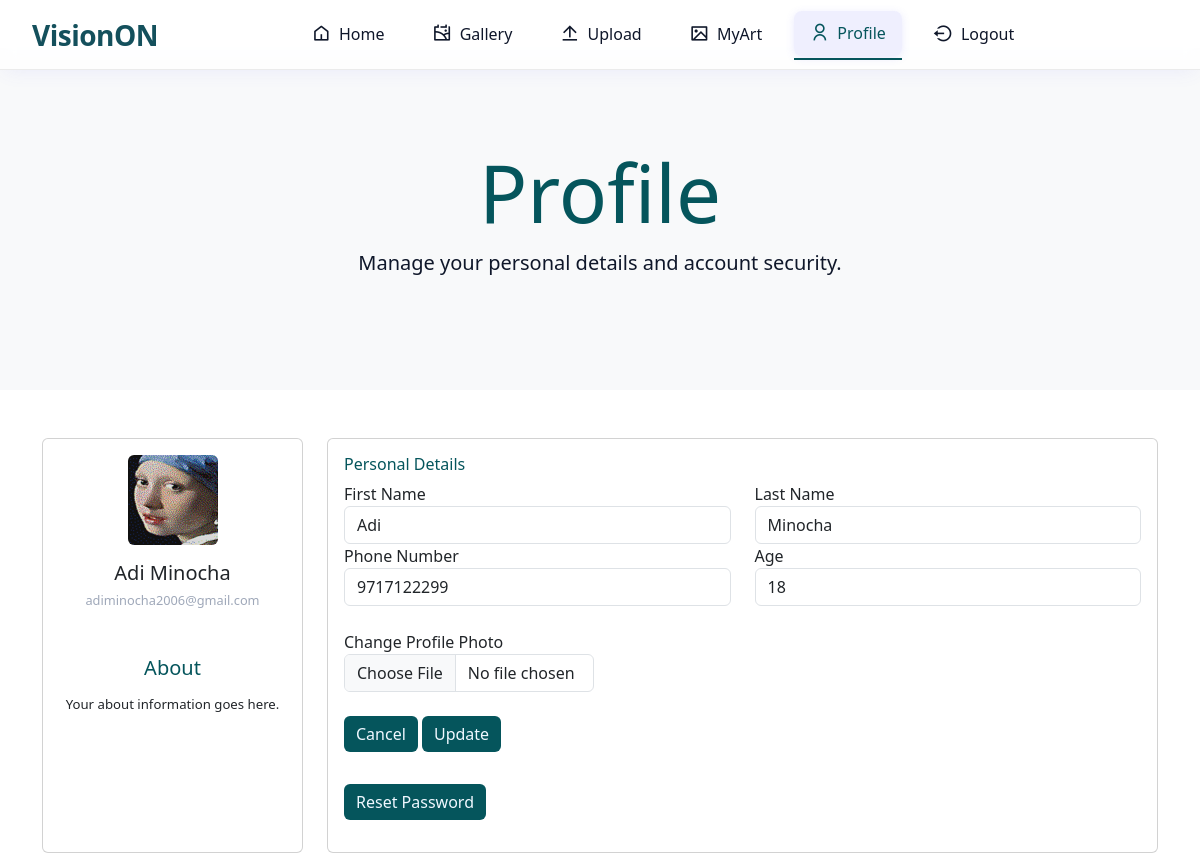
The page /profile (signed in) on the database its author committed.
### models.py (models this page shows, shortened)
class User(db.Model):
    id = db.Column(db.Integer, primary_key=True)
    username = db.Column(db.String(80), unique=True, nullable=False)
    email = db.Column(db.String(120), unique=True, nullable=False)
    password_hash = db.Column(db.String(128), nullable=False)
    is_superuser = db.Column(db.Boolean, default=False)
    email_verified = db.Column(db.Boolean, default=False)
    first_name = db.Column(db.String(80))
    last_name = db.Column(db.String(80))
    phone = db.Column(db.String(20))
    age = db.Column(db.Integer)
    about = db.Column(db.Text)
    profile_photo_url = db.Column(db.String(200))
    artworks = db.relationship('Artwork', backref='artist', lazy=True)
    votes = db.relationship('Vote', backref='voter', lazy=True)

### app.py (the view, shortened to what this page needs)
@app.route('/profile', methods=['GET', 'POST'])
def profile():
    if 'user_id' not in session:
        flash("Please log in to access your profile.", "warning")
        return redirect(url_for('login'))
    user = User.query.get(session['user_id'])
    if not user:
        flash("User not found. Please log in again.", "warning")
        return redirect(url_for('login'))
    return render_template('profile.html', user=user)

### app.py (called while the page is built)
@app.context_processor
def inject_user():
    if 'user_id' in session:
        user = User.query.get(session['user_id'])
        return {'current_user': user}
    return {'current_user': None}

### templates/profile.html (shortened to what this page needs)
{% extends "base.html" %}
{% block head %}
  <link rel="stylesheet" href="{{ url_for('static', filename='css/profile.css') }}">
{% endblock %}
{% block content %}
<div class="my-5">
  <div class="p-5 text-center bg-body-tertiary">
    <div class="container py-5">
      <h1 class="text-body-emphasis wow">Profile</h1>
      <p class="col-lg-8 mx-auto lead">
        Manage your personal details and account security.
      </p>
    </div>
  </div>
</div>
<div class="container">
  <div class="row gutters">
    <div class="col-xl-3 col-lg-3 col-md-12 col-sm-12 col-12">
      <div class="card h-100">
        <div class="card-body">
          <div class="account-settings">
            <div class="user-profile">
              <div class="user-avatar">
                <img src="{{ current_user.profile_photo_url or url_for('static', filename='images/default_avatar.png') }}"
                     alt="Profile Photo"
                     class="rounded"
                     style="width:90px; height:90px;">
              </div>
              <h5 class="user-name">
                {{ current_user.first_name or 'First Name' }} {{ current_user.last_name or 'Last Name' }}
              </h5>
              <h6 class="user-email">{{ current_user.email }}</h6>
            </div>
            <div class="about">
              <h5>About</h5>
              <p>{{ current_user.about or "Your about information goes here." }}</p>
            </div>
          </div>
        </div>
      </div>
    </div>
    <div class="col-xl-9 col-lg-9 col-md-12 col-sm-12 col-12">
      <div class="card h-100">
        <div class="card-body">
          <form method="POST" action="{{ url_for('profile') }}" enctype="multipart/form-data">
            <div class="row gutters">
              <div class="col-xl-12 col-lg-12 col-md-12 col-sm-12 col-12">
                <h6 class="mb-2 text-primary" style="color: #05555c !important;">Personal Details</h6>
              </div>
              <div class="col-xl-6 col-lg-6 col-md-6 col-sm-6 col-12">
                <div class="form-group">
                  <label for="firstName">First Name</label>
                  <input type="text" class="form-control" id="firstName" name="first_name" value="{{ current_user.first_name or '' }}" placeholder="Enter First Name">
                </div>
              </div>
              <div class="col-xl-6 col-lg-6 col-md-6 col-sm-6 col-12">
                <div class="form-group">
                  <label for="lastName">Last Name</label>
                  <input type="text" class="form-control" id="lastName" name="last_name" value="{{ current_user.last_name or '' }}" placeholder="Enter Last Name">
                </div>
              </div>
              <div class="col-xl-6 col-lg-6 col-md-6 col-sm-6 col-12">
                <div class="form-group">
                  <label for="phone">Phone Number</label>
                  <input type="text" class="form-control" id="phone" name="phone" value="{{ current_user.phone or '' }}" placeholder="Enter Phone Number">
                </div>
              </div>
              <div class="col-xl-6 col-lg-6 col-md-6 col-sm-6 col-12">
                <div class="form-group">
                  <label for="age">Age</label>
                  <input type="number" class="form-control" id="age" name="age" value="{{ current_user.age or '' }}" placeholder="Enter Age">
                </div>
              </div>
            </div>
            <div class="row gutters mt-4">
              <div class="col-xl-4 col-lg-4 col-md-4 col-sm-12 col-12">
                <div class="form-group">
                  <label for="profilePhoto">Change Profile Photo</label>
                  <input type="file" class="form-control" id="profilePhoto" name="profile_photo" accept="image/*">
                </div>
              </div>
            </div>
            <div class="row gutters mt-4">
              <div class="col-xl-12 col-lg-12 col-md-12 col-sm-12 col-12">
                <div class="text-right">
                  <button type="button" id="cancel" class="btn btn-secondary" style="background-color: #05555c;color: aliceblue;border: none;">Cancel</button>
                  <button type="submit" id="update" class="btn btn-primary" style="background-color: #05555c;color: aliceblue;border: none;">Update</button>
                </div>
              </div>
            </div>
          </form>
          <div class="mt-4">
            <form method="POST" action="{{ url_for('send_reset_password') }}">
              <button type="submit" class="btn btn-warning" style="margin-top: 0.5rem;background-color: #05555c;color: aliceblue;border: none;">Reset Password</button>
            </form>
          </div>
        </div>
      </div>
    </div>
  </div>
</div>
{% endblock %}

### static/css/profile.css (style rules this page uses)
.account-settings .user-profile { margin: 0 0 1rem 0; padding-bottom: 1rem; text-align: center; }
.account-settings .user-profile .user-avatar { margin: 0 0 1rem 0; }
.account-settings .user-profile .user-avatar img { width: 90px; height: 90px; -webkit-border-radius: 100px; -moz-border-radius: 100px; border-radius: 100px; }
.account-settings .user-profile h5.user-name { margin: 0 0 0.5rem 0; }
.account-settings .user-profile h6.user-email { margin: 0; font-size: 0.8rem; font-weight: 400; color: #9fa8b9; }
.account-settings .about { margin: 2rem 0 0 0; text-align: center; }
.account-settings .about h5 { margin: 0 0 15px 0; color: #05555c; }
.account-settings .about p { font-size: 0.825rem; }
.form-control { border: 1px solid #cfd1d8; -webkit-border-radius: 2px; -moz-border-radius: 2px; border-radius: 2px; font-size: .825rem; background: #ffffff; color: #2e323c; }
.card { background: #ffffff; -webkit-border-radius: 5px; -moz-border-radius: 5px; border-radius: 5px; border: 0; margin-bottom: 1rem; }
.wow { font-size: 5rem; color: #05555c !important; }

### static/css/style.css (style rules this page uses)
:root { --primary-color: #05555c;; --text-color: #0f172a; --bg-color: #ffffff; --nav-bg: rgba(255, 255, 255, 0.8); --nav-border: rgba(231, 231, 231, 0.8); --nav-height: 70px; --nav-shadow: 0 5px 20px -5px rgba(99, 102, 241, 0.1); --button-bg: rgba(99, 102, 241, 0.1); --button-hover: rgba(99, 102, 241, 0.15); }
.wow { font-size: 5rem !important; color: #05555c !important; }
body { margin: 0; font-style: 'Raleway', sans-serif !important; background-color: var(--bg-color); color: var(--text-color); transition: background-color 0.3s, color 0.3s; }

### rows shown on the page
User: profile_photo_url (picture), first_name "Adi", last_name "Minocha", email "adiminocha2006@gmail.com", about "Your about information goes here.", phone "9717122299", age "18"
